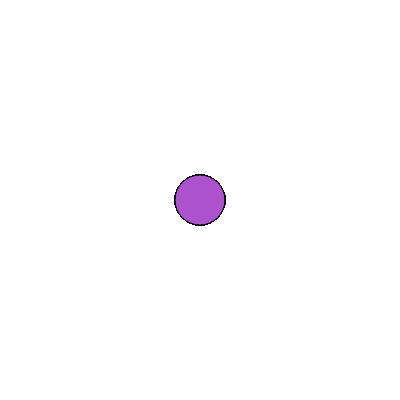
Frame 1 (no input)
Frame 60 (no input): identical to frame 1, image omitted
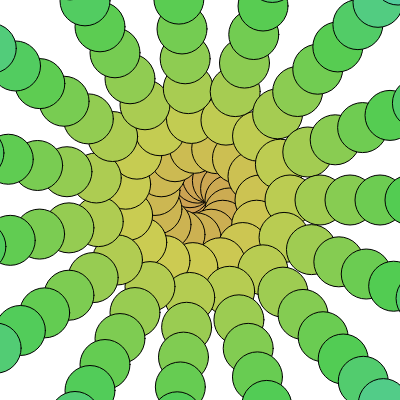
Frame 120 (the mouse pressed at the canvas centre since frame 60)

The p5.js sketch that drew these frames (run headless with seeded random() and noise() and a simulated clock; from frame 60 on, the mouse is pressed at the canvas centre):

// p5.js sketch
// ── sketch.js
function setup() {
  createCanvas(400, 400);
  colorMode(HSB);
}

function draw() {
background(200);

var redColor = 255;

fill(redColor, 0, 0);

//for ( var ellipsesize = 400; ellipsesize > 0; ellipsesize = eliipsesize - 10 )

var myVar = 0;
var numberOfLoop = 300;
var circleSize = 50;

for(var i = 0; i < numberOfLoop; i++) {
  var theta = i * ((Math.PI * 2) / numberOfLoop) * (mouseY * 0.1)
  var radius = 0.01 * i * mouseX;

  var xPos = Math.cos(theta) * radius + width/2;
  var yPos = Math.sin(theta) * radius + height/2;

  fill(30+ i / numberOfLoop * 255, 60, 80);

  ellipse(xPos, yPos, circleSize, circleSize);
}

}
